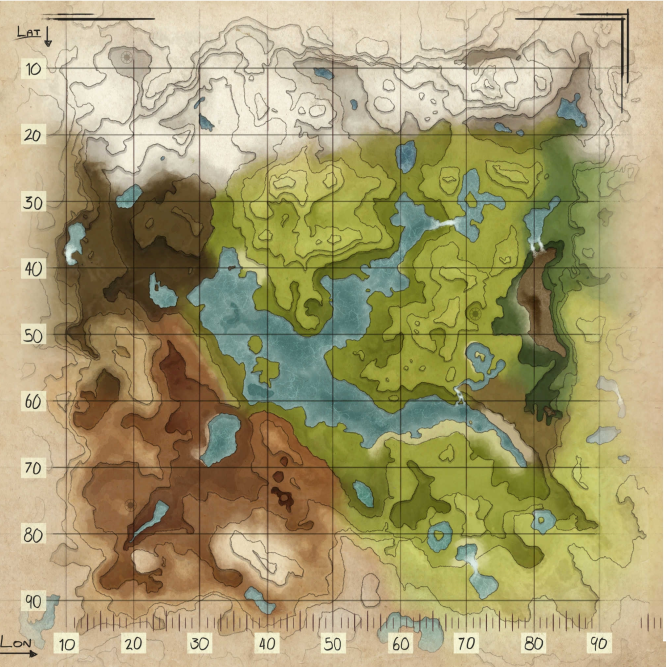
#> input picture valguero.jpg, 2000 x 2000 px (shown at 1/3 size)
$ python -i ark_cord.py   (imports and definitions only)   (older library calls are emulated)
#> lines starting #> are read from the running program, lines starting #| are printed output that depends on the picture
import io
import os

import PIL.ImageOps
import pytesseract
from PIL import Image
from PIL import ImageDraw
from PIL import ImageFont

#############################################################

pytesseract.pytesseract.tesseract_cmd = r'C:\code\Tesseract-OCR\tesseract.exe'
ARKSCREENSHOTS = r'C:\games\Steam\userdata\54428735\760\remote\346110\screenshots'

# MAP = sys.argv[1]
# MODE = sys.argv[2]

# MAP = 'island.jpg'
MAP = 'valguero.jpg'
# MAP = 'crystal.jpg'
# MODE = 'one'


MODE = 'all'


#############################################################


def screenshot_processing(file):
#> called with file = 'valguero.jpg'
    with open(f'{ARKSCREENSHOTS}\{file}', "rb") as f:
        image_bytes = f.read()

    image = Image.open(io.BytesIO(image_bytes))
#> image is the input picture: PIL image 2000x2000 RGB; mean R, G, B 166.3, 156.6, 113.4

    # вырезать
    box = (1103, 256, 1406, 806)
    image = image.crop(box)
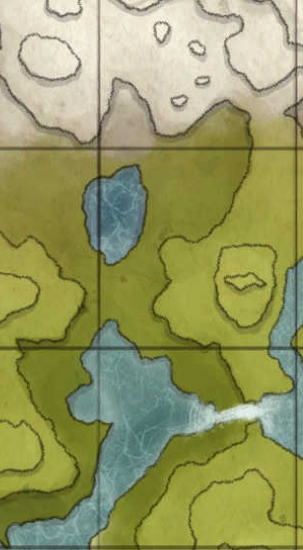
#> image: PIL image 303x550 RGB; mean R, G, B 149.5, 153.3, 97.6

    # image = image.convert('1')
    image = image.convert('L')
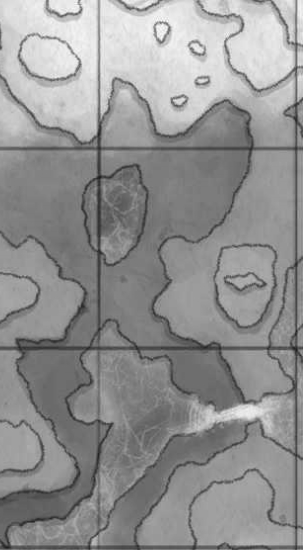
#> image: PIL image 303x550 L; min 28, max 252, mean 145.8
    image = PIL.ImageOps.invert(image)
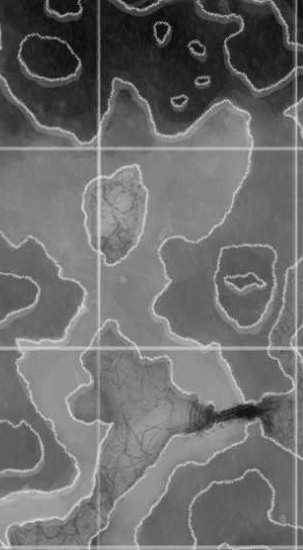
#> image: PIL image 303x550 L; min 3, max 227, mean 109.2

    # image = image.resize((image.size[0] * 2, image.size[1] * 2))
    # image = image.filter(ImageFilter.EDGE_ENHANCE_MORE)

    # image.show()

    # распознать
#> (the run stopped early here; a loop or call above may not have finished)
